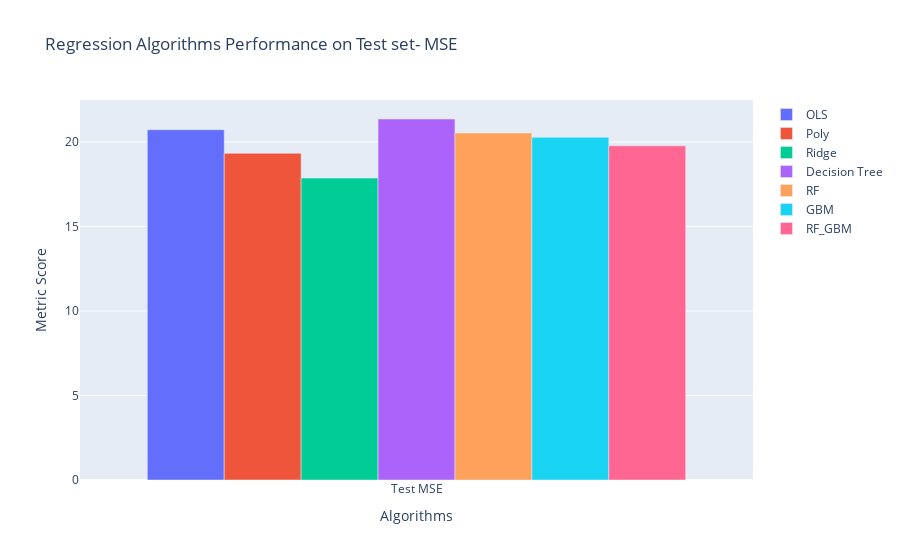

Write notebook code for a chart like this one.
### Markdown cell above
### Overall performance plot on test dataset

### Code cell
mse_test = pd.DataFrame({'Algo': ['OLS', 'Poly', 'Ridge', 'Decision Tree', 'RF', 'GBM', 'RF_GBM'],\
                            'Score':[mse_test_ols, mse_test_poly, mse_test_ridge, mse_test_dt, \
                                     mse_test_rf, mse_test_gbm, mse_test_ensemble], \
                            'Metric':'Test MSE'})
mse_test.Score = mse_test.Score.apply(lambda x: round(x,4))

mse_test_data = []
for algo in mse_val.Algo.unique():
    temp2 = go.Bar(
    x = mse_test.Metric.unique().tolist(),
    y = mse_test[mse_test.Algo==algo].Score.tolist(),
    name= algo
    )
    mse_test_data.append(temp2)
    
iplot({
        'data':mse_test_data
        ,'layout':go.Layout(
                title='Regression Algorithms Performance on Test set- MSE'
                ,xaxis={'title': 'Algorithms'}
                ,yaxis={'title': 'Metric Score'} 
        )
    })

### Figure 1 — Plotly figure (JSON) as saved in the notebook; plotly's stock layout.template omitted (floating-point values rounded to 4 significant figures)
{"data": [{"name": "OLS", "type": "bar", "x": ["Test MSE"], "y": [20.72]}, {"name": "Poly", "type": "bar", "x": ["Test MSE"], "y": [19.32]}, {"name": "Ridge", "type": "bar", "x": ["Test MSE"], "y": [17.86]}, {"name": "Decision Tree", "type": "bar", "x": ["Test MSE"], "y": [21.36]}, {"name": "RF", "type": "bar", "x": ["Test MSE"], "y": [20.53]}, {"name": "GBM", "type": "bar", "x": ["Test MSE"], "y": [20.27]}, {"name": "RF_GBM", "type": "bar", "x": ["Test MSE"], "y": [19.77]}], "layout": {"title": {"text": "Regression Algorithms Performance on Test set- MSE"}, "xaxis": {"title": {"text": "Algorithms"}}, "yaxis": {"title": {"text": "Metric Score"}}}}
